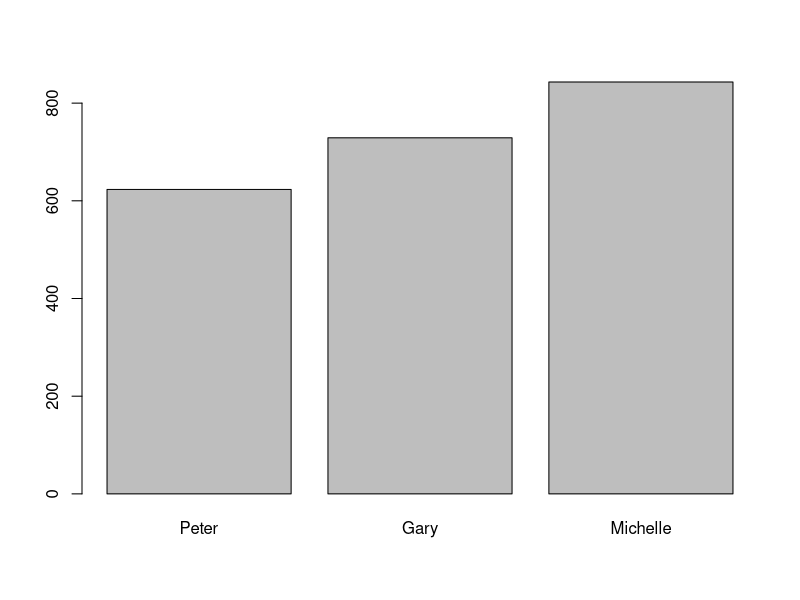
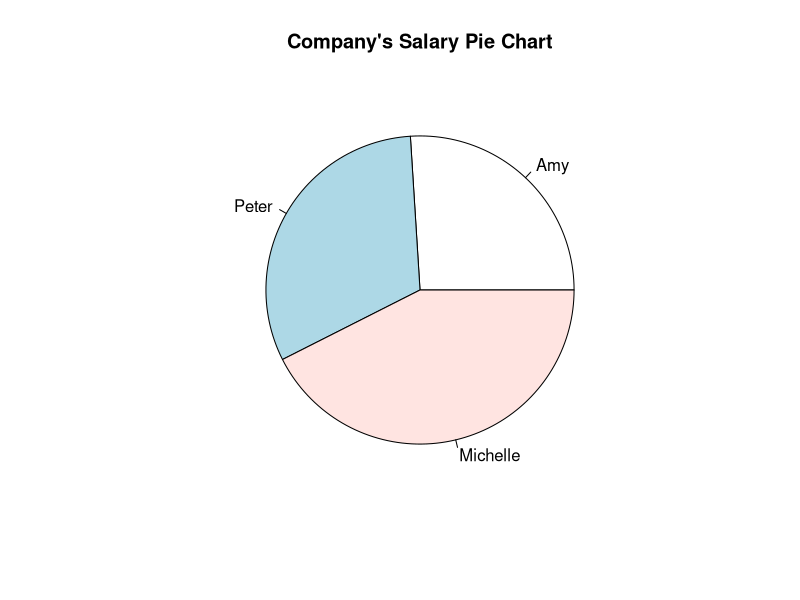

Generate these figures, in order, with R:
#Q1.
a= matrix(c(7,2,9,4,12,13),ncol=3,nrow=2)
a
b= matrix(c(1,2,3,7,8,9,12,13,14,19,20,21),ncol=4,nrow=3)
b
a%*%b
#Q2(a)
Data_Frame <- data.frame (
  id=c(1:5),
  name=c("Peter","Amy","Ryan","Gary","Michelle"),
  salary=c(623.30,515.20,611.00,729.00,843.25)
)
Data_Frame
#Q2(b)
New_col_DF <-cbind(Data_Frame,department=c("IT","Fiance","Marketing","Human resource","Management"))
New_col_DF
#Q2(C)
New_Data_Frame1 <- cbind(Data_Frame,New_col_DF)
New_Data_Frame1

result= New_Data_Frame1[c(1,3,5),c(2,3)]
print(result)
#Q2(D)
name= c ("Peter","Gary","Michelle")
salary= c(623.30, 729.00,843.25)
barplot(salary,names.arg = name)
#2(e)
mylabel =c("Amy","Peter","Michelle")
x =c(515.20,623.30,843.25)
pie(x,label=mylabel,main="Company's Salary Pie Chart")

